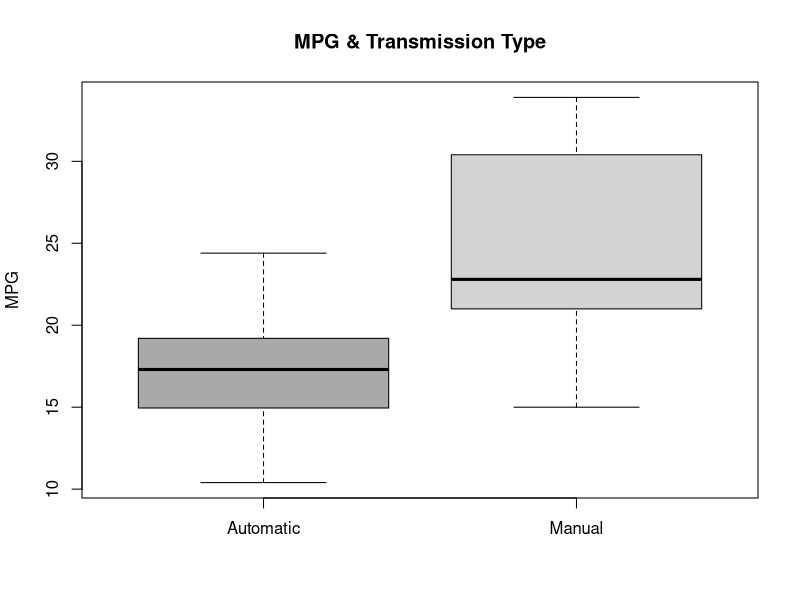

The R script that drew this image:
## ---- chunk 1
data(mtcars);
dim(mtcars);
head(mtcars, n=5);

## ---- chunk 2
mtcars$am <- as.factor(mtcars$am);
levels(mtcars$am) <- c("Automatic", "Manual");
head(mtcars, n=5);

boxplot(mpg~am, data=mtcars,
    col=c("dark grey", "light grey"),
    xlab="",
    ylab="MPG",
    main="MPG & Transmission Type"
);

aggregate(mpg~am, data=mtcars, mean);

autoData <- mtcars[mtcars$am == "Automatic",]
manualData <- mtcars[mtcars$am == "Manual",]
t.test(autoData$mpg, manualData$mpg)


